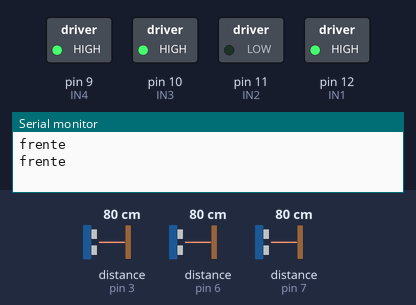
The sketch below on a simulated Arduino Uno, built with avr-gcc and run on an emulated ATmega328P. On the bench: switched loads named in the sketch (green lamp = pin HIGH), the last lines printed to the serial monitor. Inputs (shaded band) come from the test bench; at power-on: distance to the obstacle (sensors on pin 3, pin 6, pin 7) 80 cm.

Above: at 5.9 s.
6.0 s: distance to the obstacle (sensor on pin 3) set to 7 cm
At 8.6 s:
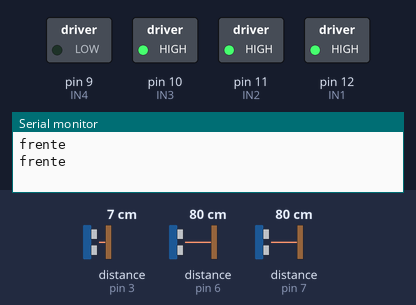
12.1 s: distance to the obstacle (sensor on pin 3) set to 4 cm
At 20.4 s:
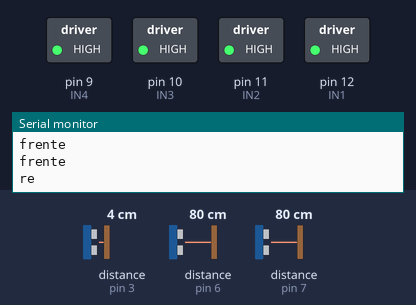
Timing chart, 0 to 28.0 s (numbered marks = the images above; inputs shaded):
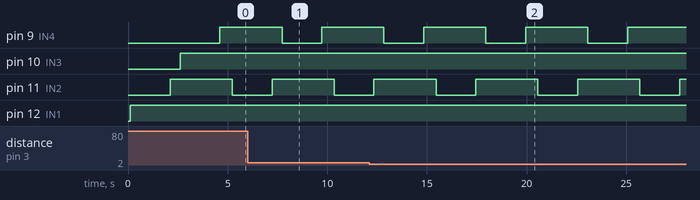

Measured:
- the behaviour switches between 6 and 5 cm on distance to the obstacle (sensor on pin 3) (found by bisection; images 1 and 2)
- by itself, pin 9 (IN4), pin 11 (IN2): alternates HIGH for 3.1 s and LOW for 2.0 s

The sketch:

TCCFELIPES.ino
```cpp
#include <Ultrasonic.h>

Ultrasonic ultrassom(4,3);
Ultrasonic ultrassom2(2,7);
Ultrasonic ultrassom3(5,6);

//int motorPin = 9;

long distancia;
long distancia2;
long distancia3;

//Programa : Controle 2 motores DC usando Ponte H L298N
//Autor : FILIPEFLOP

//Definicoes pinos Arduino ligados a entrada da Ponte H
int IN1 = 12;
int IN2 = 11;
int IN3 = 10;
int IN4 =  9;


//Criando funções para rodar o motor para frente e para trás

void frente(void){

Serial.println("frente");
digitalWrite(IN1, HIGH);
 digitalWrite(IN2, LOW);
 delay(2000);
 //Para o motor A
 digitalWrite(IN1, HIGH);
 digitalWrite(IN2, HIGH);
 delay(500);
 //Gira o Motor B no sentido horario
 digitalWrite(IN3, HIGH);
 digitalWrite(IN4, LOW);
 delay(2000);
 //Para o motor B
 digitalWrite(IN3, HIGH);
 digitalWrite(IN4, HIGH);
 delay(500);

  }


void tras(void){

Serial.println("re");
digitalWrite(IN1, HIGH);
 digitalWrite(IN2, LOW);
 delay(2000);
 //Para o motor A
 digitalWrite(IN1, HIGH);
 digitalWrite(IN2, HIGH);
 delay(500);
 //Gira o Motor B no sentido horario
 digitalWrite(IN3, HIGH);
 digitalWrite(IN4, LOW);
 delay(2000);
 //Para o motor B
 digitalWrite(IN3, HIGH);
 digitalWrite(IN4, HIGH);
 delay(500);

  }

void setup() {
  //Velocidade de transferencia
  Serial.begin(9600);
 //Define os pinos como saida
 pinMode(IN1, OUTPUT);
 pinMode(IN2, OUTPUT);
 pinMode(IN3, OUTPUT);
 pinMode(IN4, OUTPUT);
}

// Função que se repete infinitamente quando a placa é ligada

void loop(){

// CODIGO DO SENSOR
distancia = ultrassom.Ranging(CM);// ultrassom.Ranging(CM) retorna a distancia em cm
distancia2 = ultrassom2.Ranging(CM);
distancia3= ultrassom3.Ranging(CM);
delay(100);
//Teste de impressãoda distancia
//Serial.println(distancia3);

//if(distancia<=5 || distancia2<=5 || distancia3<=5){

if(distancia<=5 || distancia3<=5){


//código para dar ré
 tras();


}else{

frente();


 }
  //Gira o Motor A no sentido horario
 /*digitalWrite(IN1, HIGH);
 digitalWrite(IN2, LOW);
 delay(2000);
 //Para o motor A
 digitalWrite(IN1, HIGH);
 digitalWrite(IN2, HIGH);
 delay(500);
 //Gira o Motor B no sentido horario
 digitalWrite(IN3, HIGH);
 digitalWrite(IN4, LOW);
 delay(2000);
 //Para o motor B
 digitalWrite(IN3, HIGH);
 digitalWrite(IN4, HIGH);
 delay(500);

 //Gira o Motor A no sentido anti-horario
 digitalWrite(IN1, LOW);
 digitalWrite(IN2, HIGH);
 delay(2000);
 //Para o motor A
 digitalWrite(IN1, HIGH);
 digitalWrite(IN2, HIGH);
 delay(500);
 //Gira o Motor B no sentido anti-horario
 digitalWrite(IN3, LOW);
 digitalWrite(IN4, HIGH);
 delay(2000);
 //Para o motor B
 digitalWrite(IN3, HIGH);
 digitalWrite(IN4, HIGH);
 delay(500);*/
}
```
